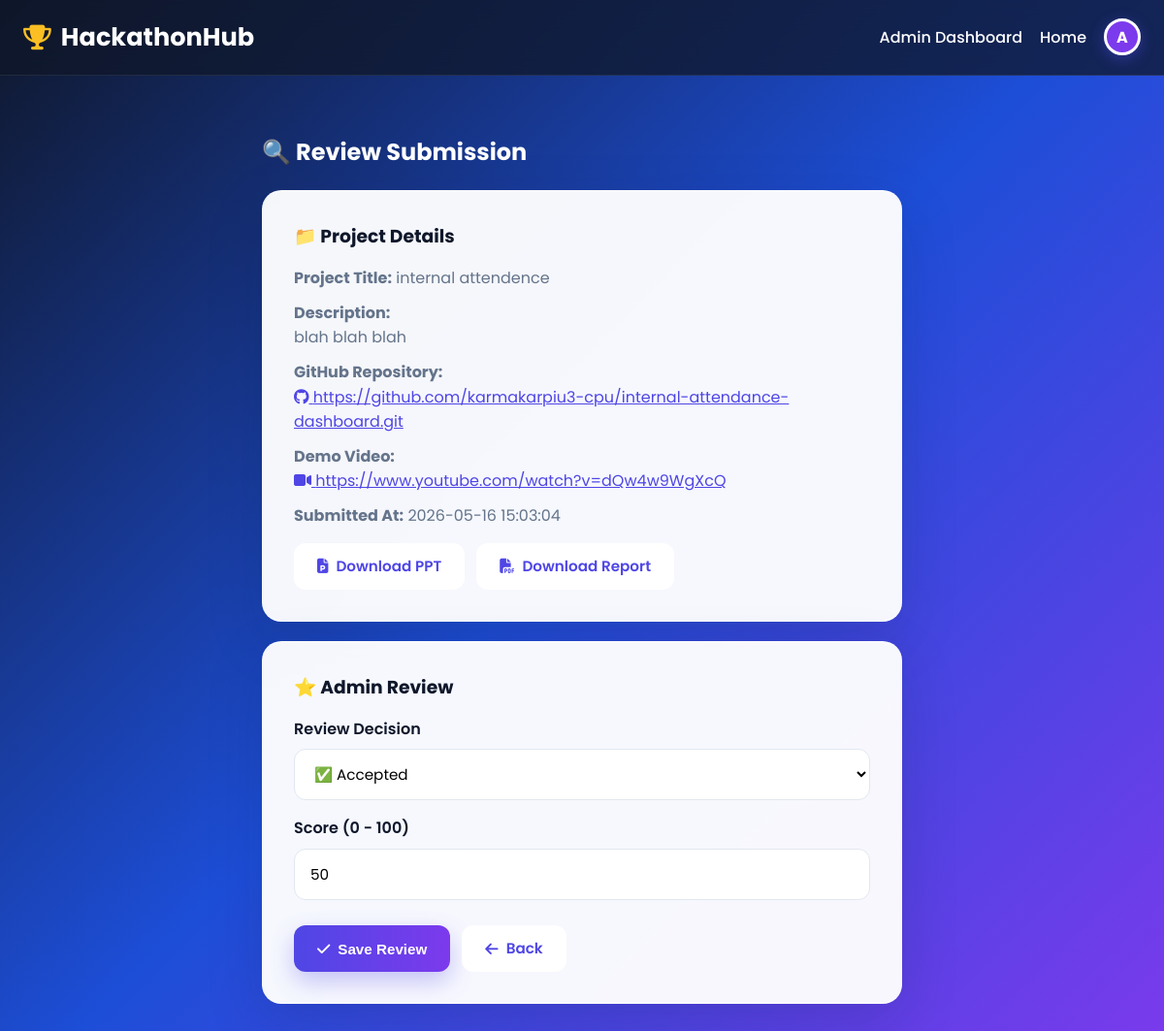
The app's page /review/1 (signed in) with its own data.
### tables this page shows
CREATE TABLE submissions (
        id INTEGER PRIMARY KEY AUTOINCREMENT,
        user_id INTEGER,
        project_title TEXT,
        description TEXT,
        github_link TEXT,
        ppt_file TEXT,
        report_file TEXT,
        video_link TEXT,
        submit_time TEXT,
        status TEXT DEFAULT 'Submitted',
        admin_review TEXT DEFAULT 'Pending',
        score INTEGER,
        FOREIGN KEY(user_id) REFERENCES users(id)
    );

### app.py (the view, shortened to what this page needs)
@app.route('/review/<int:submission_id>', methods=['GET', 'POST'])
def review_submission(submission_id):
    if session.get('role') != 'admin':
        return redirect('/login')
    conn = get_db_connection()
    submission = conn.execute(
        "SELECT * FROM submissions WHERE id = ?", (submission_id,)
    ).fetchone()
    conn.close()
    return render_template('review_submission.html', submission=submission)

### app.py (called while the page is built)
def get_db_connection():
    conn = sqlite3.connect(DATABASE)
    conn.row_factory = sqlite3.Row
    return conn

### templates/review_submission.html (shortened to what this page needs)
{% extends 'base.html' %}
{% block content %}
<div style="max-width: 700px; margin: auto; padding: 20px;">
    <h2 style="color: white; margin-bottom: 20px;">🔍 Review Submission</h2>
    <div class="card" style="margin-bottom: 20px;">
        <h3 style="margin-bottom: 15px;">📁 Project Details</h3>
        <p style="margin-bottom: 10px;">
            <strong>Project Title:</strong>
            {{ submission['project_title'] }}
        </p>
        {% if submission['description'] %}
        <p style="margin-bottom: 10px;">
            <strong>Description:</strong><br>
            {{ submission['description'] }}
        </p>
        {% endif %}
        {% if submission['github_link'] %}
        <p style="margin-bottom: 10px;">
            <strong>GitHub Repository:</strong><br>
            <a href="{{ submission['github_link'] }}" target="_blank" style="color: #4f46e5;">
                <i class="fa-brands fa-github"></i>
                {{ submission['github_link'] }}
            </a>
        </p>
        {% endif %}
        {% if submission['video_link'] %}
        <p style="margin-bottom: 10px;">
            <strong>Demo Video:</strong><br>
            <a href="{{ submission['video_link'] }}" target="_blank" style="color: #4f46e5;">
                <i class="fa-solid fa-video"></i>
                {{ submission['video_link'] }}
            </a>
        </p>
        {% endif %}
        <p style="margin-bottom: 10px;">
            <strong>Submitted At:</strong>
            {{ submission['submit_time'] }}
        </p>
        <div style="display: flex; gap: 12px; margin-top: 15px; flex-wrap: wrap;">
            {% if submission['ppt_file'] %}
            <a href="/uploads/ppt/{{ submission['ppt_file'] }}"
               target="_blank"
               class="btn-secondary">
                <i class="fa-solid fa-file-powerpoint"></i>
                Download PPT
            </a>
            {% endif %}
            {% if submission['report_file'] %}
            <a href="/uploads/reports/{{ submission['report_file'] }}"
               target="_blank"
               class="btn-secondary">
                <i class="fa-solid fa-file-pdf"></i>
                Download Report
            </a>
            {% endif %}
        </div>
    </div>
    <div class="card">
        <h3 style="margin-bottom: 15px;">⭐ Admin Review</h3>
        <form method="POST">
            <label>Review Decision</label>
            <select name="admin_review">
                <option value="Accepted" {% if submission['admin_review'] == 'Accepted' %}selected{% endif %}>✅ Accepted</option>
            </select>
            <label>Score (0 - 100)</label>
            <input
                type="number"
                name="score"
                min="0"
                max="100"
                value="{{ submission['score'] or '' }}"
                placeholder="e.g. 85"
            >
            <div style="display: flex; gap: 12px; margin-top: 10px;">
                <button type="submit" class="btn-primary">
                    <i class="fa-solid fa-check"></i>
                    Save Review
                </button>
                <a href="/admin" class="btn-secondary">
                    <i class="fa-solid fa-arrow-left"></i>
                    Back
                </a>
            </div>
        </form>
    </div>
</div>
{% endblock %}

### static/css/style.css (style rules this page uses)
* { margin: 0; padding: 0; box-sizing: border-box; }
:root { --primary: #4f46e5; --secondary: #7c3aed; --accent: #06b6d4; --success: #10b981; --danger: #ef4444; --dark: #0f172a; --dark-2: #1e293b; --text: #0f172a; --muted: #64748b; --white: #ffffff; --border: #e2e8f0; --shadow: 0 20px 60px rgba(15, 23, 42, 0.15); --radius: 20px; }
html { scroll-behavior: smooth; }
body { font-family: 'Poppins', sans-serif; background: linear-gradient(135deg, #0f172a 0%, #1d4ed8 50%, #7c3aed 100%); min-height: 100vh; color: var(--text); line-height: 1.6; }
.btn-primary, .btn-secondary, .btn-nav, button { display: inline-flex; align-items: center; justify-content: center; gap: 8px; padding: 12px 24px; border-radius: 12px; border: none; cursor: pointer; text-decoration: none; font-weight: 600; font-size: 0.95rem; transition: all 0.3s ease; }
.btn-primary, .btn-nav, button { background: linear-gradient(90deg, var(--primary), var(--secondary)); color: white; box-shadow: 0 10px 25px rgba(79, 70, 229, 0.3); }
.btn-secondary { background: white; color: var(--primary); }
.card, .auth-card, .hero-text, .hero-card, .stat-card { background: rgba(255, 255, 255, 0.96); border-radius: var(--radius); padding: 32px; box-shadow: var(--shadow); border: 1px solid rgba(255, 255, 255, 0.7); transition: all 0.3s ease; }
h1, h2, h3 { color: var(--text); margin-bottom: 12px; }
p { color: var(--muted); }
a { color: var(--primary); }
input, textarea, select { width: 100%; padding: 14px 16px; margin: 8px 0 16px; border: 1px solid var(--border); border-radius: 12px; outline: none; font-size: 0.95rem; font-family: inherit; transition: 0.3s; background: white; }
label { font-weight: 600; color: var(--text); }

### records on screen
submissions: project_title "internal attendence", description "blah blah blah", github_link "https://github.com/karmakarpiu3-cpu/internal-attendance-dashboard.git", video_link "https://www.youtube.com/watch?v=dQw4w9WgXcQ", submit_time "2026-05-16 15:03:04", admin_review "✅ Accepted", score "50"

### other values on screen
{{ session['name'][0] | upper }} "A"
